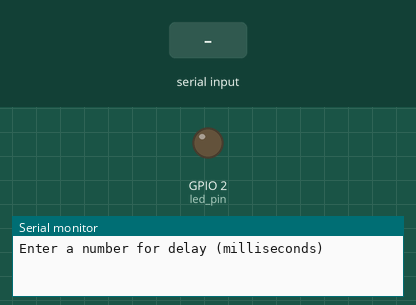
Simulated run of this sketch. Board: ESP32. Parts: output pins drawn as LEDs (lit = HIGH), the last lines printed to the serial monitor. Dashed ring = blinking. Inputs (shaded band) come from the test bench.

Above: at 1.8 s.
1.9 s: "90,45\n" received over Serial
At 6.8 s:
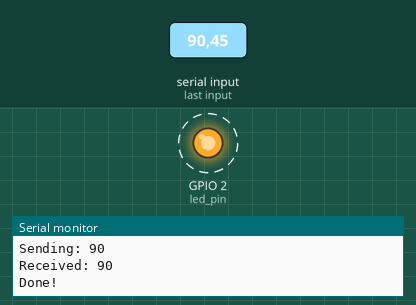
Timing chart, 0 to 10.9 s (numbered marks = the images above; inputs shaded):
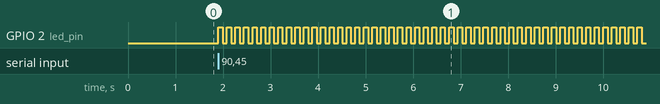

Measured:
- after the input at 1.9 s, GPIO 2 (led_pin): alternates HIGH for 0.09 s and LOW for 0.09 s, starting at once

The sketch:

Binary_Semaphore.ino
```cpp
#if CONFIG_FREERTOS_UNICORE
  static const BaseType_t app_cpu = 0;
#else
  static const BaseType_t app_cpu = 1;
#endif


static const int led_pin = 2;
static SemaphoreHandle_t bin_sem;

void blinkLED(void *parameters) {
  int num = *(int *)parameters;
  xSemaphoreGive(bin_sem);
  Serial.print("Received: ");
  Serial.println(num);
  pinMode(led_pin, OUTPUT);
  while (1) {
    digitalWrite(led_pin, HIGH);
    vTaskDelay(num / portTICK_PERIOD_MS);
    digitalWrite(led_pin, LOW);
    vTaskDelay(num / portTICK_PERIOD_MS);
  }
}

void setup() {
  long int delay_arg;
  Serial.begin(9600);
  vTaskDelay(1000 / portTICK_PERIOD_MS);
  Serial.println("Enter a number for delay (milliseconds)");
  while (Serial.available() <= 0);
  delay_arg = Serial.parseInt();
  Serial.print("Sending: ");
  Serial.println(delay_arg);
  bin_sem = xSemaphoreCreateBinary();
  xTaskCreatePinnedToCore(blinkLED,"Blink LED",1024,(void *)&delay_arg,1,NULL,1);
  xSemaphoreTake(bin_sem, portMAX_DELAY);
  Serial.println("Done!");
}

void loop() {
  vTaskDelay(1000 / portTICK_PERIOD_MS);
}
```
